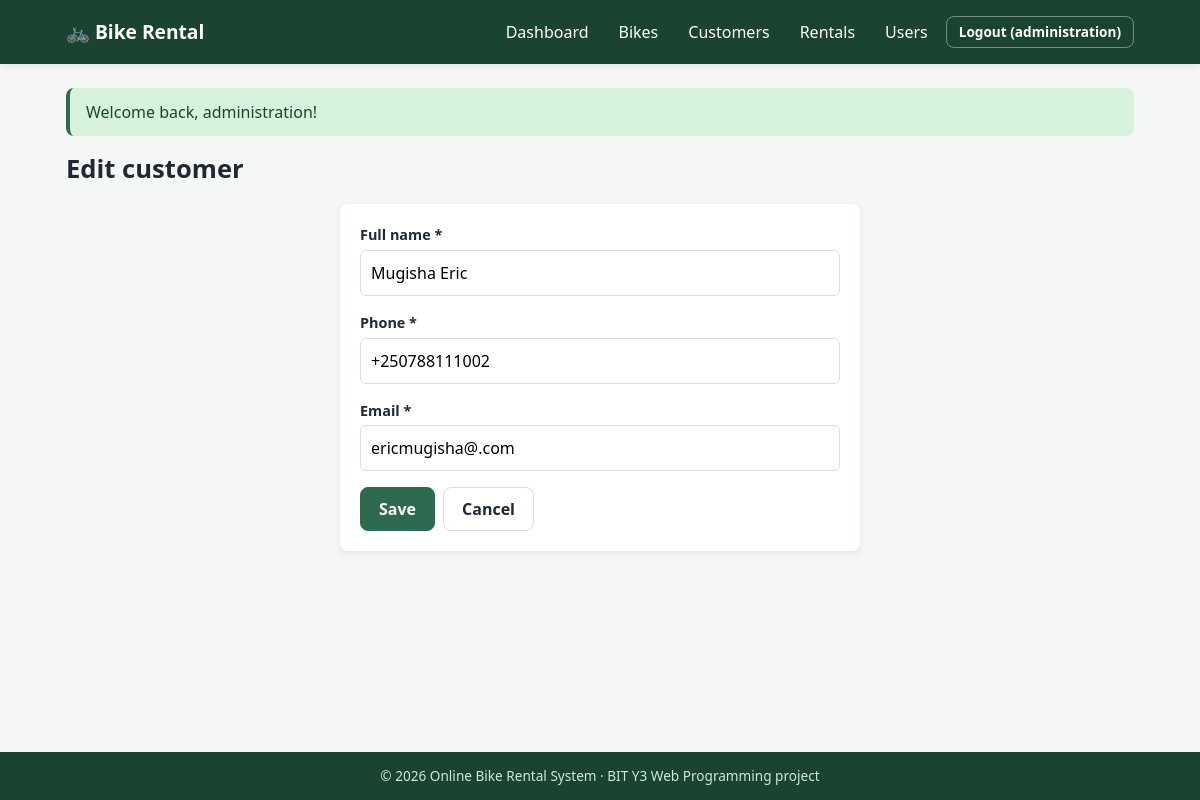
The app's page /index.php?route=customer-form&id=2 (signed in) with its own data.
### tables this page shows
CREATE TABLE customers (
    customer_id INT UNSIGNED AUTO_INCREMENT PRIMARY KEY,
    full_name   VARCHAR(100) NOT NULL,
    phone       VARCHAR(20)  NOT NULL,
    email       VARCHAR(100) NOT NULL UNIQUE
);

### src/Support/View.php (called while the page is built, shortened)
<?php
final class View
{
    public static function render(string $view, array $data = [], ?string $layout = 'layout/layout'): void
    {
        $file = __DIR__ . '/../Views/' . $view . '.php';
        extract($data, EXTR_SKIP);
        require $file;
    }
}

### src/Controllers/CustomerController.php (called while the page is built, shortened)
<?php
final class CustomerController
{
    private Customer $customers;
    public function __construct()
    {
        $this->customers = new Customer();
    }
    public function form(): void
    {
        $id = (int)($_GET['id'] ?? 0);
        $c = $id ? $this->customers->find($id) : null;
        $old = $c ?? [];
        $errors = [];
        View::render('customers/form', compact('old', 'errors', 'id'));
    }
}

### public/index.php (called while the page is built, shortened)
<?php
require __DIR__ . '/../src/bootstrap.php';
$routes = [
    'login'           => [AuthController::class, 'login'],
    'register'        => [AuthController::class, 'register'],
    'logout'          => [AuthController::class, 'logout'],
    'dashboard'       => [DashboardController::class, 'index'],
    'bikes'           => [BikeController::class, 'index'],
    'bike-show'       => [BikeController::class, 'show'],
    'bike-form'       => [BikeController::class, 'form'],
    'bike-save'       => [BikeController::class, 'save'],
    'bike-delete'     => [BikeController::class, 'delete'],
    'customers'       => [CustomerController::class, 'index'],
    'customer-show'   => [CustomerController::class, 'show'],
    'customer-form'   => [CustomerController::class, 'form'],
    'customer-save'   => [CustomerController::class, 'save'],
    'customer-delete' => [CustomerController::class, 'delete'],
    'rentals'         => [RentalController::class, 'index'],
    'rental-show'     => [RentalController::class, 'show'],
    'rental-form'     => [RentalController::class, 'form'],
    'rental-save'     => [RentalController::class, 'save'],
    'rental-return'   => [RentalController::class, 'finish'],
    'rental-cancel'   => [RentalController::class, 'cancel'],
    'rental-delete'   => [RentalController::class, 'delete'],
    'users'           => [UserController::class, 'index'],
    'user-form'       => [UserController::class, 'form'],
    'user-save'       => [UserController::class, 'save'],
    'user-delete'     => [UserController::class, 'delete'],
    'api-bikes'       => [BikeApiController::class, 'index'],
];
$route = (string)($_GET['route'] ?? 'dashboard');
[$class, $method] = $routes[$route];
(new $class())->$method();

### src/Support/helpers.php (called while the page is built, shortened)
<?php
function e(mixed $value): string
{
    return htmlspecialchars((string)$value, ENT_QUOTES | ENT_SUBSTITUTE, 'UTF-8');
}
function base_path(): string
{
    $dir = str_replace('\\', '/', dirname($_SERVER['SCRIPT_NAME'] ?? '/index.php'));
    return rtrim($dir, '/');
}
function url(string $route = 'dashboard', array $params = []): string
{
    $query = http_build_query(['route' => $route] + $params);
    return base_path() . '/index.php?' . $query;
}
function old(array $old, string $key, mixed $default = ''): string
{
    return e($old[$key] ?? $default);
}
function err_class(array $errors, string $key): string
{
    return isset($errors[$key]) ? ' input-error' : '';
}

### src/bootstrap.php (called while the page is built, shortened)
<?php
spl_autoload_register(static function (string $class): void {
    $prefix = 'App\\';
    $file = __DIR__ . '/' . str_replace('\\', '/', substr($class, strlen($prefix))) . '.php';
});
require __DIR__ . '/Support/helpers.php';

### src/Support/Config.php (called while the page is built, shortened)
<?php
final class Config
{
    private static ?array $data = null;
    public static function get(string $key): mixed
    {
        self::$data ??= require __DIR__ . '/../../config/config.php';
        return self::$data[$key] ?? null;
    }
}

### src/Support/Database.php (called while the page is built, shortened)
<?php
final class Database
{
    private static ?PDO $pdo = null;
    public static function pdo(): PDO
    {
        if (self::$pdo === null) {
            $c = Config::get('db');
            $dsn = $c['dsn'] ?: "mysql:host={$c['host']};dbname={$c['name']};charset={$c['charset']}";
            try {
                self::$pdo = new PDO($dsn, $c['dsn'] ? null : $c['user'], $c['dsn'] ? null : $c['pass'], [
                    PDO::ATTR_ERRMODE            => PDO::ERRMODE_EXCEPTION,
                    PDO::ATTR_DEFAULT_FETCH_MODE => PDO::FETCH_ASSOC,
                    PDO::ATTR_EMULATE_PREPARES   => false,
                ]);
            } catch (PDOException $e) {
                ErrorHandler::log($e);
                throw new \RuntimeException('Database connection failed.', 0, $e);
            }
        }
        return self::$pdo;
    }
}

### src/Models/BaseModel.php (called while the page is built, shortened)
<?php
abstract class BaseModel
{
    protected PDO $db;
    public function __construct()
    {
        $this->db = Database::pdo();
    }
    protected function one(string $sql, array $params = []): ?array
    {
        $st = $this->db->prepare($sql);
        $st->execute($params);
        return $st->fetch() ?: null;
    }
}

### src/Models/Customer.php (called while the page is built, shortened)
<?php
final class Customer extends BaseModel
{
    public function find(int $id): ?array
    {
        return $this->one('SELECT * FROM customers WHERE customer_id = :id', [':id' => $id]);
    }
}

### src/Views/customers/form.php (the view, shortened to what this page needs)
<h1><?= $id ? 'Edit customer' : 'Add customer' ?></h1>
<section class="card narrow">
<form method="post" action="<?= e(url('customer-save')) ?>" novalidate data-validate>
    <div class="form-group"><label for="full_name">Full name *</label>
        <input id="full_name" name="full_name" required minlength="3" maxlength="100"
               value="<?= old($old, 'full_name') ?>" class="form-control<?= err_class($errors, 'full_name') ?>">
        <?= field_error($errors, 'full_name') ?></div>
    <div class="form-group"><label for="phone">Phone *</label>
        <input id="phone" name="phone" required pattern="\+?[0-9 ]{7,15}" placeholder="+250788123456"
               data-msg-pattern="7-15 digits, optional leading +."
               value="<?= old($old, 'phone') ?>" class="form-control<?= err_class($errors, 'phone') ?>">
        <?= field_error($errors, 'phone') ?></div>
    <div class="form-group"><label for="email">Email *</label>
        <input id="email" name="email" type="email" required maxlength="100"
               value="<?= old($old, 'email') ?>" class="form-control<?= err_class($errors, 'email') ?>">
        <?= field_error($errors, 'email') ?></div>
    <div class="actions"><button type="submit" class="btn btn-primary">Save</button>
        <a class="btn" href="<?= e(url('customers')) ?>">Cancel</a></div>
</form></section>

### public/assets/css/style.css (style rules this page uses)
:root { --primary: #1b4332; --primary-light: #2d6a4f; --accent: #f4a261; --accent-dark: #e76f51; --bg: #f4f7f5; --white: #fff; --text: #1f2933; --muted: #6b7280; --border: #d7dee2; --success-bg: #d8f3dc; --success-fg: #1b4332; --error-bg: #fde2e2; --error-fg: #7f1d1d; --radius: 8px; --shadow: 0 2px 6px rgba(0,0,0,.08); --font: 'Segoe UI', Tahoma, Geneva, Verdana, sans-serif; }
* { margin: 0; padding: 0; box-sizing: border-box; }
body { font-family: var(--font); background: var(--bg); color: var(--text); line-height: 1.5; min-height: 100vh; display: flex; flex-direction: column; }
a { color: var(--primary-light); }
h1 { margin-bottom: 16px; font-size: 1.6rem; }
.card { background: var(--white); border-radius: var(--radius); box-shadow: var(--shadow); padding: 20px; margin-bottom: 20px; }
.card.narrow { max-width: 520px; margin-left: auto; margin-right: auto; }
.btn { display: inline-block; padding: 9px 18px; border: 1px solid var(--border); border-radius: var(--radius); background: var(--white); color: var(--text); font: inherit; font-weight: 600; cursor: pointer; text-decoration: none; transition: background .2s; }
.btn-primary { background: var(--primary-light); border-color: var(--primary-light); color: #fff; }
.actions { display: flex; gap: 8px; flex-wrap: wrap; align-items: center; margin-top: 12px; }
.form-group { margin-bottom: 16px; }
.form-group label, .filter-group label { display: block; font-weight: 600; margin-bottom: 4px; font-size: .9rem; }
.form-control { width: 100%; padding: 10px; border: 1px solid var(--border); border-radius: 6px; font: inherit; background: #fff; }

### records on screen
customers: full_name "Mugisha Eric", phone "+250788111002", email "ericmugisha@.com"

### other values on screen
$user['username'] "administration"
$f['message'] "Welcome back, administration!"
